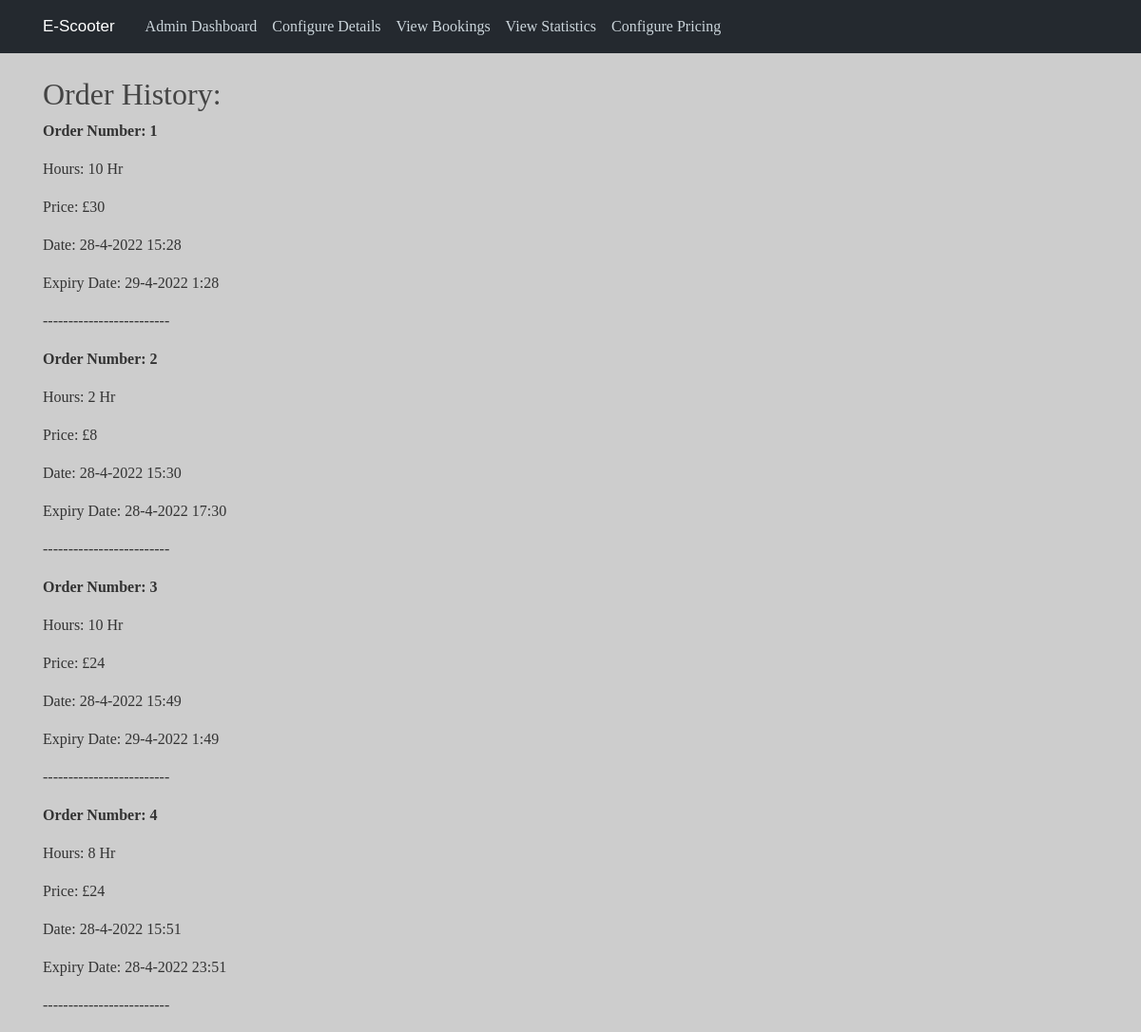
The app's page /admin/bookings with its own data.
### app/models.py (models this page shows)
class Booking(db.Model):
    __tablename__ = "bookings"
    id = db.Column(db.Integer, primary_key=True)
    ScooterID = db.Column(db.Integer, ForeignKey("scooters.id"))
    UserID = db.Column(db.Integer, ForeignKey("users.id"))
    numHours = db.Column(db.Integer, nullable = False)
    date = db.Column(db.DateTime, nullable = False)
    expiry = db.Column(db.DateTime)
    price = db.Column(db.Integer, nullable = False)
    cancelled = db.Column(db.Boolean, default = False, nullable=False)

### app/views.py (the view)
@app.route("/admin/bookings")
def admin_bookings():
    if session.get('admin') == 0:
        return redirect("/dashboard")
    else:
        bookings = models.Booking.query.all()
        return render_template("bookings.html", orders = bookings)

### app/templates/bookings.html (shortened to what this page needs)
{% extends "admin_base.html" %}
{% block content %}
<head>
</head>
<body>
    <h2>Order History:</h2>
    {% for elem in orders %}
        {% if elem.id not in active or elem.cancelled %}
            <p style="font-weight: bold">Order Number: {{elem.id}}</p>
            <p>Hours: {{elem.numHours}} Hr</p>
            <p>Price: £{{elem.price}}</p>
            <p>Date: {{elem.date.day}}-{{elem.date.month}}-{{elem.date.year}} {{elem.date.hour}}:{{elem.date.minute}}</p>
            <p>Expiry Date: {{elem.expiry.day}}-{{elem.expiry.month}}-{{elem.expiry.year}} {{elem.expiry.hour}}:{{elem.expiry.minute}}</p>
			<p>-------------------------</p>
        {% endif %}
    {% endfor %}
</body>
{% endblock content %}

### app/static/style.css (style rules this page uses)
body { background: rgba(205,205,205,1); color: #333333; margin-top: 5rem; font-family: halyard-display; }
h1, h2, h3, h4, h5, h6 { color: #444444; }

### records on screen
Booking: id "1", numHours "10", price "30", date.day "28", date.month "4", date.year "2022", date.hour "15", date.minute "28", expiry.day "29", expiry.month "4", expiry.year "2022", expiry.hour "1", expiry.minute "28"
Booking: id "2", numHours "2", price "8", date.day "28", date.month "4", date.year "2022", date.hour "15", date.minute "30", expiry.day "28", expiry.month "4", expiry.year "2022", expiry.hour "17", expiry.minute "30"
Booking: id "3", numHours "10", price "24", date.day "28", date.month "4", date.year "2022", date.hour "15", date.minute "49", expiry.day "29", expiry.month "4", expiry.year "2022", expiry.hour "1", expiry.minute "49"
Booking: id "4", numHours "8", price "24", date.day "28", date.month "4", date.year "2022", date.hour "15", date.minute "51", expiry.day "28", expiry.month "4", expiry.year "2022", expiry.hour "23", expiry.minute "51"
